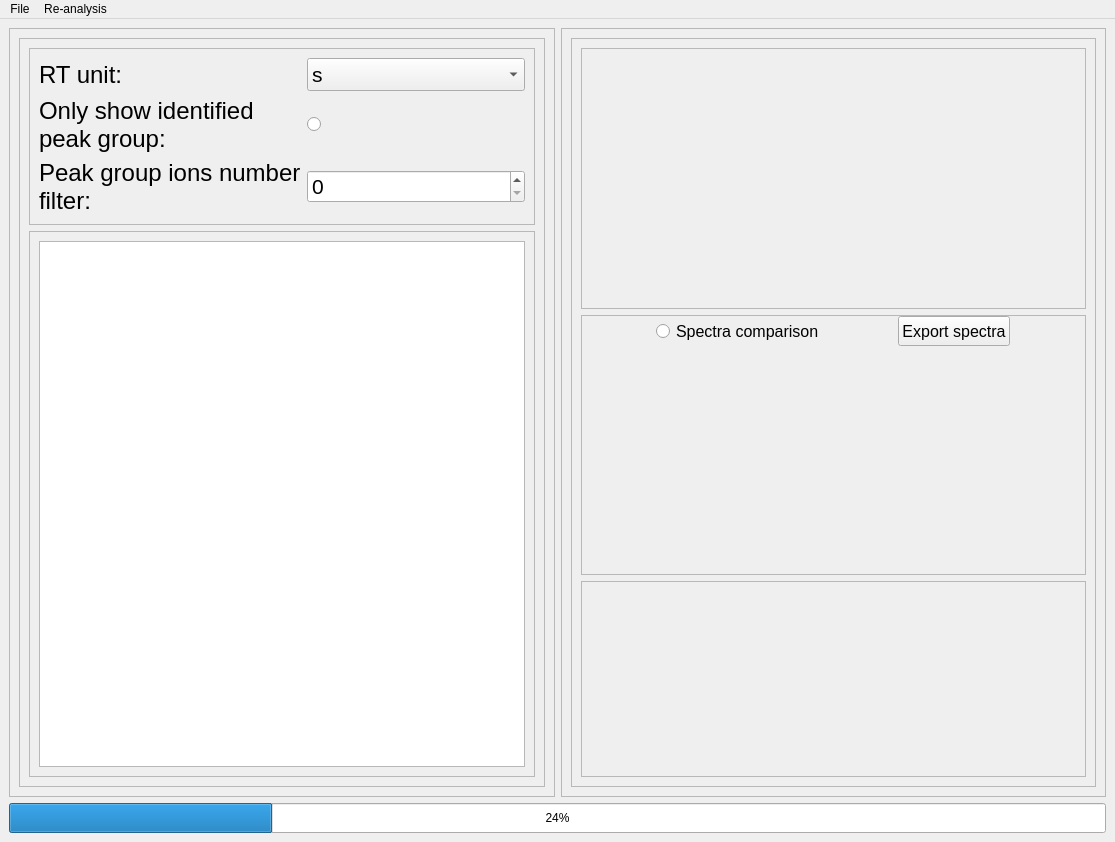
<?xml version="1.0" encoding="UTF-8"?>
<ui version="4.0">
 <class>MainWindow</class>
 <widget class="QMainWindow" name="MainWindow">
  <property name="geometry">
   <rect>
    <x>0</x>
    <y>0</y>
    <width>1115</width>
    <height>842</height>
   </rect>
  </property>
  <property name="windowTitle">
   <string>DataAnalyzer-WTV</string>
  </property>
  <property name="windowIcon">
   <iconset>
    <normaloff>icon.png</normaloff>icon.png</iconset>
  </property>
  <widget class="QWidget" name="centralwidget">
   <layout class="QGridLayout" name="gridLayout_3">
    <item row="0" column="0">
     <widget class="QScrollArea" name="scrollArea">
      <property name="widgetResizable">
       <bool>true</bool>
      </property>
      <widget class="QWidget" name="scrollAreaWidgetContents">
       <property name="geometry">
        <rect>
         <x>0</x>
         <y>0</y>
         <width>544</width>
         <height>763</height>
        </rect>
       </property>
       <layout class="QVBoxLayout" name="verticalLayout_3">
        <item>
         <widget class="QFrame" name="frame_2">
          <property name="frameShape">
           <enum>QFrame::StyledPanel</enum>
          </property>
          <property name="frameShadow">
           <enum>QFrame::Raised</enum>
          </property>
          <layout class="QGridLayout" name="gridLayout_2">
           <property name="horizontalSpacing">
            <number>6</number>
           </property>
           <item row="0" column="0">
            <widget class="QFrame" name="frame">
             <property name="frameShape">
              <enum>QFrame::StyledPanel</enum>
             </property>
             <property name="frameShadow">
              <enum>QFrame::Raised</enum>
             </property>
             <layout class="QGridLayout" name="gridLayout">
              <item row="0" column="0">
               <widget class="QLabel" name="label">
                <property name="styleSheet">
                 <string notr="true">font: 18pt;</string>
                </property>
                <property name="text">
                 <string>RT unit:</string>
                </property>
               </widget>
              </item>
              <item row="0" column="1">
               <widget class="QComboBox" name="comboBox_2">
                <property name="styleSheet">
                 <string notr="true">font: 16pt;</string>
                </property>
                <item>
                 <property name="text">
                  <string>s</string>
                 </property>
                </item>
                <item>
                 <property name="text">
                  <string>min</string>
                 </property>
                </item>
               </widget>
              </item>
              <item row="1" column="0">
               <widget class="QLabel" name="label_2">
                <property name="styleSheet">
                 <string notr="true">font: 18pt;</string>
                </property>
                <property name="text">
                 <string>Only show identified
peak group:</string>
                </property>
               </widget>
              </item>
              <item row="1" column="1">
               <widget class="QRadioButton" name="radioButton">
                <property name="styleSheet">
                 <string notr="true"/>
                </property>
                <property name="text">
                 <string/>
                </property>
               </widget>
              </item>
              <item row="2" column="0">
               <widget class="QLabel" name="label_3">
                <property name="styleSheet">
                 <string notr="true">font: 18pt;</string>
                </property>
                <property name="text">
                 <string>Peak group ions number filter:</string>
                </property>
                <property name="wordWrap">
                 <bool>true</bool>
                </property>
               </widget>
              </item>
              <item row="2" column="1">
               <widget class="QSpinBox" name="spinBox">
                <property name="styleSheet">
                 <string notr="true">font: 16pt;</string>
                </property>
               </widget>
              </item>
             </layout>
            </widget>
           </item>
           <item row="1" column="0">
            <widget class="QFrame" name="frame_4">
             <property name="frameShape">
              <enum>QFrame::StyledPanel</enum>
             </property>
             <property name="frameShadow">
              <enum>QFrame::Raised</enum>
             </property>
             <layout class="QGridLayout" name="gridLayout_4">
              <item row="0" column="0">
               <widget class="QTableWidget" name="tableWidget">
                <property name="styleSheet">
                 <string notr="true"/>
                </property>
                <property name="dragEnabled">
                 <bool>true</bool>
                </property>
                <attribute name="horizontalHeaderCascadingSectionResizes">
                 <bool>false</bool>
                </attribute>
               </widget>
              </item>
             </layout>
            </widget>
           </item>
          </layout>
         </widget>
        </item>
       </layout>
      </widget>
     </widget>
    </item>
    <item row="0" column="1">
     <widget class="QScrollArea" name="scrollArea_2">
      <property name="widgetResizable">
       <bool>true</bool>
      </property>
      <widget class="QWidget" name="scrollAreaWidgetContents_2">
       <property name="geometry">
        <rect>
         <x>0</x>
         <y>0</y>
         <width>543</width>
         <height>763</height>
        </rect>
       </property>
       <layout class="QVBoxLayout" name="verticalLayout_4">
        <item>
         <widget class="QFrame" name="frame_3">
          <property name="maximumSize">
           <size>
            <width>16777215</width>
            <height>16777215</height>
           </size>
          </property>
          <property name="frameShape">
           <enum>QFrame::StyledPanel</enum>
          </property>
          <property name="frameShadow">
           <enum>QFrame::Raised</enum>
          </property>
          <layout class="QVBoxLayout" name="verticalLayout_2" stretch="4,4,3">
           <item>
            <widget class="QFrame" name="frame_5">
             <property name="frameShape">
              <enum>QFrame::StyledPanel</enum>
             </property>
             <property name="frameShadow">
              <enum>QFrame::Raised</enum>
             </property>
            </widget>
           </item>
           <item>
            <widget class="QFrame" name="frame_6">
             <property name="frameShape">
              <enum>QFrame::StyledPanel</enum>
             </property>
             <property name="frameShadow">
              <enum>QFrame::Raised</enum>
             </property>
             <layout class="QVBoxLayout" name="verticalLayout" stretch="1,10">
              <property name="spacing">
               <number>0</number>
              </property>
              <property name="leftMargin">
               <number>0</number>
              </property>
              <property name="topMargin">
               <number>0</number>
              </property>
              <property name="rightMargin">
               <number>0</number>
              </property>
              <property name="bottomMargin">
               <number>0</number>
              </property>
              <item>
               <widget class="QWidget" name="widget_2" native="true">
                <layout class="QHBoxLayout" name="horizontalLayout">
                 <property name="spacing">
                  <number>0</number>
                 </property>
                 <property name="leftMargin">
                  <number>0</number>
                 </property>
                 <property name="topMargin">
                  <number>0</number>
                 </property>
                 <property name="rightMargin">
                  <number>0</number>
                 </property>
                 <property name="bottomMargin">
                  <number>0</number>
                 </property>
                 <item>
                  <widget class="QRadioButton" name="radioButton_2">
                   <property name="sizePolicy">
                    <sizepolicy hsizetype="Maximum" vsizetype="Fixed">
                     <horstretch>0</horstretch>
                     <verstretch>0</verstretch>
                    </sizepolicy>
                   </property>
                   <property name="minimumSize">
                    <size>
                     <width>50</width>
                     <height>20</height>
                    </size>
                   </property>
                   <property name="maximumSize">
                    <size>
                     <width>16777215</width>
                     <height>20</height>
                    </size>
                   </property>
                   <property name="styleSheet">
                    <string notr="true">font: 12pt;</string>
                   </property>
                   <property name="text">
                    <string>Spectra comparison</string>
                   </property>
                  </widget>
                 </item>
                 <item>
                  <widget class="QPushButton" name="pushButton">
                   <property name="sizePolicy">
                    <sizepolicy hsizetype="Maximum" vsizetype="Fixed">
                     <horstretch>0</horstretch>
                     <verstretch>0</verstretch>
                    </sizepolicy>
                   </property>
                   <property name="minimumSize">
                    <size>
                     <width>50</width>
                     <height>30</height>
                    </size>
                   </property>
                   <property name="maximumSize">
                    <size>
                     <width>16777215</width>
                     <height>30</height>
                    </size>
                   </property>
                   <property name="styleSheet">
                    <string notr="true">font: 12pt;
</string>
                   </property>
                   <property name="text">
                    <string>Export spectra</string>
                   </property>
                  </widget>
                 </item>
                </layout>
               </widget>
              </item>
              <item>
               <widget class="QWidget" name="widget" native="true"/>
              </item>
             </layout>
            </widget>
           </item>
           <item>
            <widget class="QFrame" name="frame_7">
             <property name="frameShape">
              <enum>QFrame::StyledPanel</enum>
             </property>
             <property name="frameShadow">
              <enum>QFrame::Raised</enum>
             </property>
            </widget>
           </item>
          </layout>
         </widget>
        </item>
       </layout>
      </widget>
     </widget>
    </item>
    <item row="1" column="0" colspan="2">
     <widget class="QProgressBar" name="progressBar">
      <property name="minimumSize">
       <size>
        <width>0</width>
        <height>30</height>
       </size>
      </property>
      <property name="maximumSize">
       <size>
        <width>16777215</width>
        <height>30</height>
       </size>
      </property>
      <property name="styleSheet">
       <string notr="true"/>
      </property>
      <property name="value">
       <number>24</number>
      </property>
      <property name="textVisible">
       <bool>true</bool>
      </property>
      <property name="invertedAppearance">
       <bool>false</bool>
      </property>
     </widget>
    </item>
   </layout>
  </widget>
  <widget class="QMenuBar" name="menubar">
   <property name="geometry">
    <rect>
     <x>0</x>
     <y>0</y>
     <width>1115</width>
     <height>23</height>
    </rect>
   </property>
   <widget class="QMenu" name="menuFile">
    <property name="title">
     <string>File</string>
    </property>
    <widget class="QMenu" name="menuOpen_data">
     <property name="styleSheet">
      <string notr="true"/>
     </property>
     <property name="title">
      <string>Open data</string>
     </property>
     <addaction name="actionmzML"/>
     <addaction name="actioncdf"/>
    </widget>
    <addaction name="menuOpen_data"/>
    <addaction name="actionOpen_project"/>
    <addaction name="actionExport_results"/>
    <addaction name="actionExit"/>
   </widget>
   <widget class="QMenu" name="menuRe_analysis">
    <property name="title">
     <string>Re-analysis</string>
    </property>
    <addaction name="actionAll_processing"/>
    <addaction name="actionIdentification"/>
   </widget>
   <addaction name="menuFile"/>
   <addaction name="menuRe_analysis"/>
  </widget>
  <action name="actionOpen_project">
   <property name="text">
    <string>Open project</string>
   </property>
  </action>
  <action name="actionExport_results">
   <property name="text">
    <string>Export results</string>
   </property>
  </action>
  <action name="actionExit">
   <property name="text">
    <string>Exit</string>
   </property>
  </action>
  <action name="actionmzML">
   <property name="text">
    <string>mzML</string>
   </property>
  </action>
  <action name="actioncdf">
   <property name="text">
    <string>cdf</string>
   </property>
  </action>
  <action name="actionIdentification">
   <property name="text">
    <string>Identification</string>
   </property>
  </action>
  <action name="actionmzML_2">
   <property name="text">
    <string>mzML</string>
   </property>
  </action>
  <action name="actioncdf_2">
   <property name="text">
    <string>cdf</string>
   </property>
  </action>
  <action name="actionAll_processing">
   <property name="text">
    <string>All processing</string>
   </property>
  </action>
 </widget>
 <resources/>
 <connections>
  <connection>
   <sender>actionmzML</sender>
   <signal>triggered()</signal>
   <receiver>MainWindow</receiver>
   <slot>open_data_mzML()</slot>
   <hints>
    <hint type="sourcelabel">
     <x>-1</x>
     <y>-1</y>
    </hint>
    <hint type="destinationlabel">
     <x>519</x>
     <y>361</y>
    </hint>
   </hints>
  </connection>
  <connection>
   <sender>actioncdf</sender>
   <signal>triggered()</signal>
   <receiver>MainWindow</receiver>
   <slot>open_data_cdf()</slot>
   <hints>
    <hint type="sourcelabel">
     <x>-1</x>
     <y>-1</y>
    </hint>
    <hint type="destinationlabel">
     <x>519</x>
     <y>361</y>
    </hint>
   </hints>
  </connection>
  <connection>
   <sender>actionExit</sender>
   <signal>triggered()</signal>
   <receiver>MainWindow</receiver>
   <slot>close()</slot>
   <hints>
    <hint type="sourcelabel">
     <x>-1</x>
     <y>-1</y>
    </hint>
    <hint type="destinationlabel">
     <x>519</x>
     <y>361</y>
    </hint>
   </hints>
  </connection>
  <connection>
   <sender>radioButton</sender>
   <signal>clicked(bool)</signal>
   <receiver>MainWindow</receiver>
   <slot>check_qualitative_group()</slot>
   <hints>
    <hint type="sourcelabel">
     <x>498</x>
     <y>126</y>
    </hint>
    <hint type="destinationlabel">
     <x>267</x>
     <y>-41</y>
    </hint>
   </hints>
  </connection>
  <connection>
   <sender>comboBox_2</sender>
   <signal>activated(QString)</signal>
   <receiver>MainWindow</receiver>
   <slot>chooseRTinfo()</slot>
   <hints>
    <hint type="sourcelabel">
     <x>498</x>
     <y>88</y>
    </hint>
    <hint type="destinationlabel">
     <x>462</x>
     <y>-93</y>
    </hint>
   </hints>
  </connection>
  <connection>
   <sender>spinBox</sender>
   <signal>valueChanged(int)</signal>
   <receiver>MainWindow</receiver>
   <slot>min_ion_num()</slot>
   <hints>
    <hint type="sourcelabel">
     <x>498</x>
     <y>189</y>
    </hint>
    <hint type="destinationlabel">
     <x>585</x>
     <y>-85</y>
    </hint>
   </hints>
  </connection>
  <connection>
   <sender>actionOpen_project</sender>
   <signal>triggered()</signal>
   <receiver>MainWindow</receiver>
   <slot>open_project()</slot>
   <hints>
    <hint type="sourcelabel">
     <x>-1</x>
     <y>-1</y>
    </hint>
    <hint type="destinationlabel">
     <x>519</x>
     <y>361</y>
    </hint>
   </hints>
  </connection>
  <connection>
   <sender>actionIdentification</sender>
   <signal>triggered()</signal>
   <receiver>MainWindow</receiver>
   <slot>identification()</slot>
   <hints>
    <hint type="sourcelabel">
     <x>-1</x>
     <y>-1</y>
    </hint>
    <hint type="destinationlabel">
     <x>519</x>
     <y>361</y>
    </hint>
   </hints>
  </connection>
  <connection>
   <sender>actionExport_results</sender>
   <signal>triggered()</signal>
   <receiver>MainWindow</receiver>
   <slot>save()</slot>
   <hints>
    <hint type="sourcelabel">
     <x>-1</x>
     <y>-1</y>
    </hint>
    <hint type="destinationlabel">
     <x>519</x>
     <y>361</y>
    </hint>
   </hints>
  </connection>
  <connection>
   <sender>actionAll_processing</sender>
   <signal>triggered()</signal>
   <receiver>MainWindow</receiver>
   <slot>all_processing()</slot>
   <hints>
    <hint type="sourcelabel">
     <x>-1</x>
     <y>-1</y>
    </hint>
    <hint type="destinationlabel">
     <x>519</x>
     <y>358</y>
    </hint>
   </hints>
  </connection>
  <connection>
   <sender>radioButton_2</sender>
   <signal>clicked(bool)</signal>
   <receiver>MainWindow</receiver>
   <slot>ischange()</slot>
   <hints>
    <hint type="sourcelabel">
     <x>785</x>
     <y>332</y>
    </hint>
    <hint type="destinationlabel">
     <x>796</x>
     <y>-88</y>
    </hint>
   </hints>
  </connection>
  <connection>
   <sender>pushButton</sender>
   <signal>clicked()</signal>
   <receiver>MainWindow</receiver>
   <slot>export_msp()</slot>
   <hints>
    <hint type="sourcelabel">
     <x>934</x>
     <y>322</y>
    </hint>
    <hint type="destinationlabel">
     <x>1298</x>
     <y>339</y>
    </hint>
   </hints>
  </connection>
 </connections>
 <slots>
  <slot>open_data_mzML()</slot>
  <slot>open_data_cdf()</slot>
  <slot>chooseRTinfo()</slot>
  <slot>check_qualitative_group()</slot>
  <slot>min_ion_num()</slot>
  <slot>open_project()</slot>
  <slot>all_processing()</slot>
  <slot>identification()</slot>
  <slot>save()</slot>
  <slot>ischange()</slot>
  <slot>export_msp()</slot>
 </slots>
</ui>
